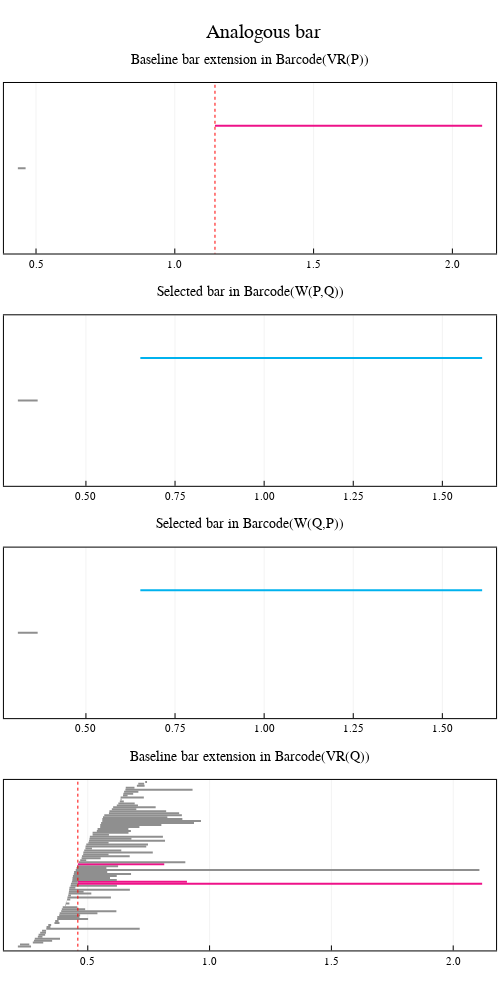

Notebook code cell kept with this figure:
### Markdown cell above
Plot baseline bar extensions

### Code cell
plot_analogous_bars(extension_P, extension_Q)
